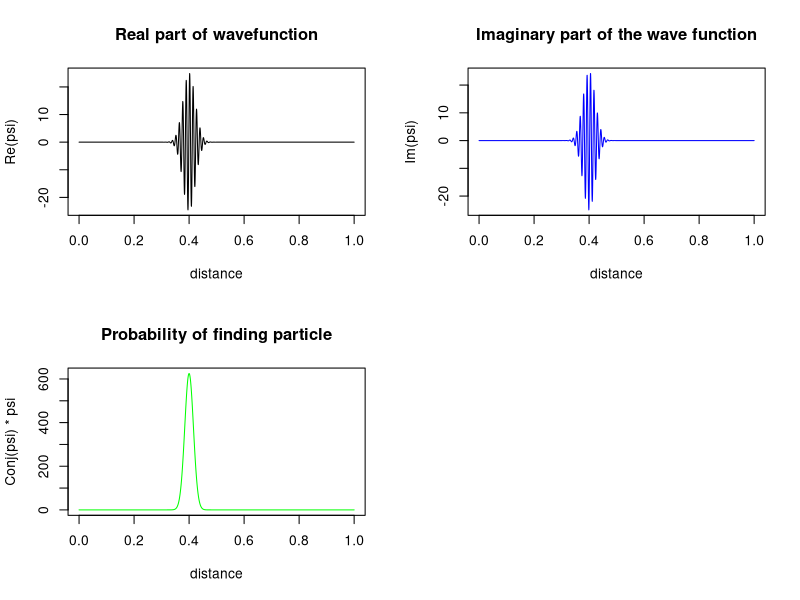

Write R code to recreate this figure.
## Book: Computational Physics by Nicholas J. Giordano, Dean and Professor of Physics, Auburn University
## Reference Book: Matlab Version by Kevin Berwick, School of Electrical and Electronic Engineering, Dublin Institute of Technology
## Translated to R by Indranil Ghosh, Physics Department, Jadavpur University

## Wavepacket construction

x <- seq(0, 1, 0.0005)
x_0 <- 0.4
C <- 25
sigma_squared <- 10^(-3)
delta_x <- 0.0005
delta_t <- 0.2
k_0 <- 500
psi <- C*exp(-(x-x_0)^2/sigma_squared)*exp(1i*k_0*x)

par(mfrow=c(2, 2))
plot(x, Re(psi), type="l", main="Real part of wavefunction", xlab="distance")
plot(x, Im(psi), type="l", col="blue", main="Imaginary part of the wave function", xlab="distance")
plot(x, Conj(psi)*psi, type="l", col="green", main="Probability of finding particle", xlab="distance")